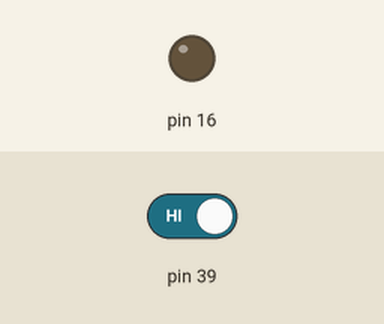
This sketch was run on a simulated Arduino Mega 2560, built with avr-gcc and run on an emulated ATmega2560. Shown: output pins drawn as LEDs (lit = HIGH). Dashed ring = blinking. The test bench sets the inputs (shaded band); at power-on: pin 39 HIGH.

Above: at 1.2 s.
1.3 s: pin 39 driven LOW
At 1.55 s:
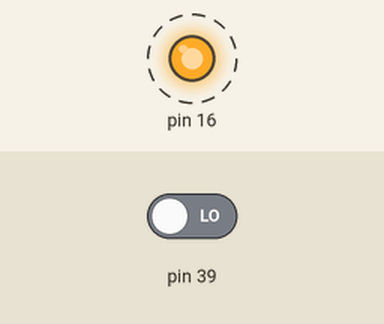
4.3 s: pin 39 driven HIGH
At 4.3 s:
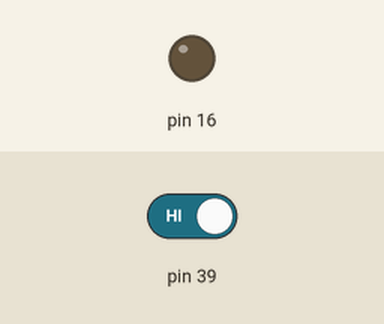
Timing chart, 0 to 7.3 s (numbered marks = the images above; inputs shaded):
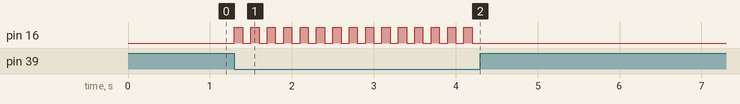

Measured:
- after the input at 1.3 s, pin 16: alternates HIGH for 0.10 s and LOW for 0.10 s, starting at once
- after the input at 4.3 s, pin 16: stops changing and stays LOW

The sketch:

sketch_apr15a.ino
```cpp
int b = 1;
void setup() {
  Serial.begin(9600);
  pinMode(39,INPUT);
  pinMode(16,OUTPUT);

}

void loop() {
  int a =digitalRead(39);
    if (a==0)
  {
    digitalWrite(16,!digitalRead(16));
    delay(100);
  }

}
```
